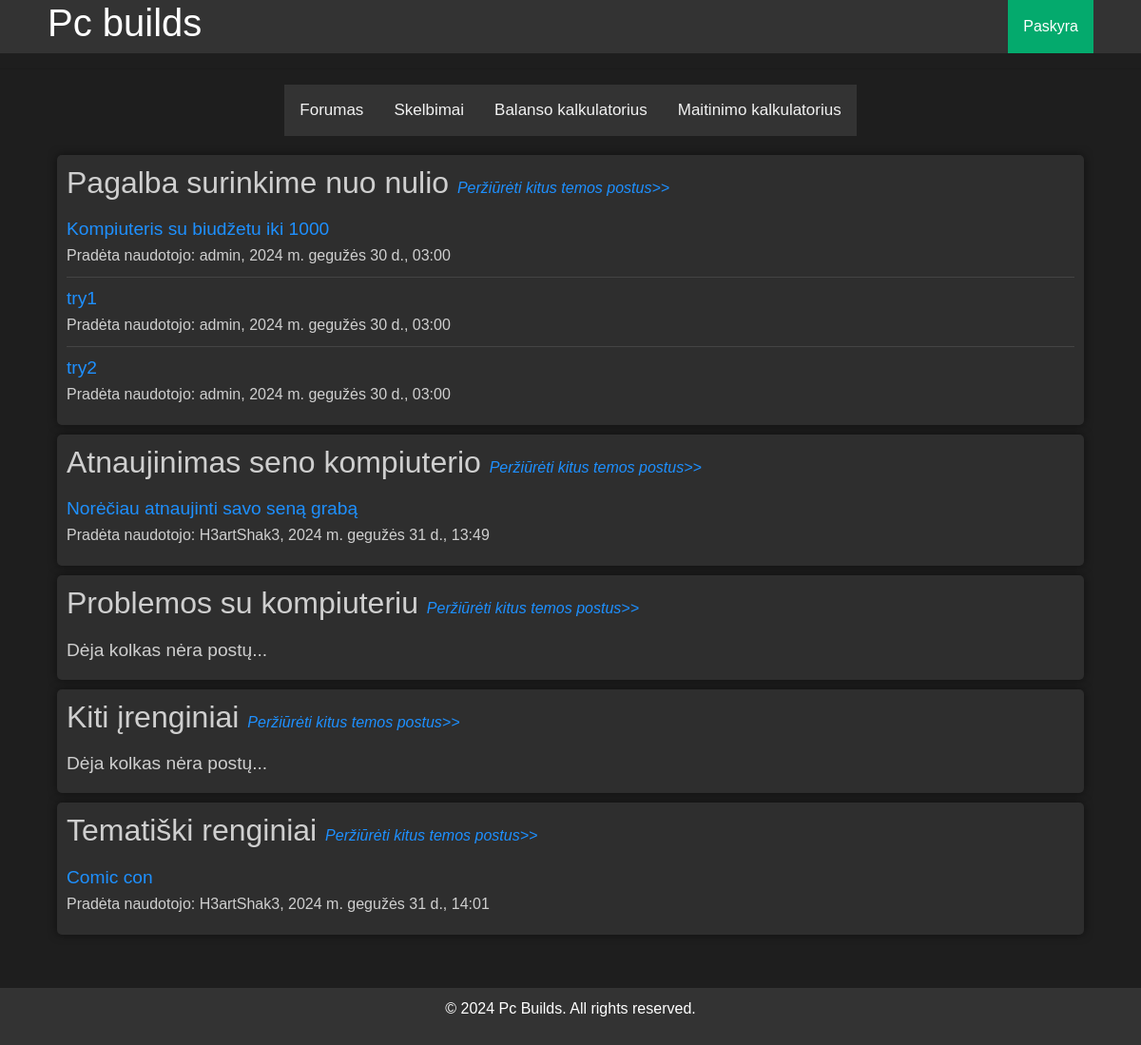
Page /home/forum/ on the committed database.
### PCbuildingapp/models.py (models this page shows, shortened)
class Postai(models.Model):
    CATEGORY_LIST = (
        ('s', 'Pagalba surinkime nuo nulio'),
        ('a', 'Atnaujinimas seno kompiuterio'),
        ('p', 'Problemos su kompiuteriu'),
        ('k', 'Kiti įrenginiai'),
        ('r', 'Tematiški renginiai')
    )
    category = models.CharField(
        "Kategorija",
        max_length=1,
        choices=CATEGORY_LIST,
        default='s'
    )
    STATUS_LIST = (
        ('a', 'Aktyvi'),
        ('u', 'Uždaryta'),
        ('p', 'Paslėpta'),
        ('d', 'Ištrinta'),
        ('v', 'VIP')
    )
    status = models.CharField(
        "Statusas",
        max_length=1,
        choices=STATUS_LIST,
        default='a',
        blank=True,
        null=True
    )
    theme = models.CharField("Tema", max_length=150)
    description = models.CharField("Aprašymas", max_length=5000)
    ft_1 = models.ImageField("Paveiksliukas Nr. 1", upload_to='post_pics', default='no_photo.jpg')
    ft_2 = models.ImageField("Paveiksliukas Nr. 2", upload_to='post_pics', default='no_photo.jpg')
    ft_3 = models.ImageField("Paveiksliukas Nr. 3", upload_to='post_pics', default='no_photo.jpg')
    ft_4 = models.ImageField("Paveiksliukas Nr. 4", upload_to='post_pics', default='no_photo.jpg')
    ft_5 = models.ImageField("Paveiksliukas Nr. 5", upload_to='post_pics', default='no_photo.jpg')
    create_data = models.DateTimeField("Sukurimo data", auto_now_add=True, null=True, blank=True)
    creator = models.ForeignKey(User, on_delete=models.SET_NULL, null=True, blank=True)
    class Meta:
        verbose_name = 'Postas'
        verbose_name_plural = 'Postai'

### PCbuildingapp/views.py (the view)
# urls.py: path('forum/', views.get_postai, name='forum-main'),
def get_postai(reqest):
    postai_s = (Postai.objects
                .filter(Q(category__icontains='s'))
                .filter(~Q(status__icontains='p'))
                .filter(~Q(status__icontains='d'))
                .order_by('-create_data')[:3])
    postai_a = (Postai.objects
                .filter(Q(category__icontains='a'))
                .filter(~Q(status__icontains='p'))
                .filter(~Q(status__icontains='d'))
                .order_by('-create_data')[:3])
    postai_p = (Postai.objects
                .filter(Q(category__icontains='p'))
                .filter(~Q(status__icontains='p'))
                .filter(~Q(status__icontains='d'))
                .order_by('-create_data')[:3])
    postai_k = (Postai.objects
                .filter(Q(category__icontains='k'))
                .filter(~Q(status__icontains='p'))
                .filter(~Q(status__icontains='d'))
                .order_by('-create_data')[:3])
    postai_r = (Postai.objects
                .filter(Q(category__icontains='r'))
                .filter(~Q(status__icontains='p'))
                .filter(~Q(status__icontains='d'))
                .order_by('-create_data')[:3])
    context = {
        'postai_s': postai_s,
        'postai_a': postai_a,
        'postai_p': postai_p,
        'postai_k': postai_k,
        'postai_r': postai_r
    }
    return render(reqest, 'forum.html', context=context)

### PCbuildingapp/templates/forum.html (shortened to what this page needs)
{% extends "base.html" %}
{% block content %}
<div class="container">
        <div class="forum" style="margin-top: 10px;">
            <h2>Pagalba surinkime nuo nulio  <small><a href="{% url 'forum' 's' %}"><i>Peržiūrėti kitus temos postus>></i></a></small></h2>
            {% if postai_s %}
            {% for postas in postai_s %}
            <div class="thread">
                <h3><a href="{% url 'thread-one' postas.id %}">{{ postas.theme }}</a></h3>
                <p>Pradėta naudotojo: {{ postas.creator }}, {{ postas.create_data }}</p>
            </div>
            {% endfor %}
            {% else %}
            <div class="thread">
                <h3>Dėja kolkas nėra postų...</h3>
            </div>
            {% endif %}
        </div>
    <div class="forum" style="margin-top: 10px;">
            <h2>Atnaujinimas seno kompiuterio  <small><a href="{% url 'forum' 'a' %}"><i>Peržiūrėti kitus temos postus>></i></a></small></h2>
            {% if postai_a %}
            {% for postas in postai_a %}
            <div class="thread">
                <h3><a href="{% url 'thread-one' postas.id %}">{{ postas.theme }}</a></h3>
                <p>Pradėta naudotojo: {{ postas.creator }}, {{ postas.create_data }}</p>
            </div>
            {% endfor %}
            {% else %}
            <div class="thread">
                <h3>Dėja kolkas nėra postų...</h3>
            </div>
            {% endif %}
        </div>
    <div class="forum" style="margin-top: 10px;">
            <h2>Problemos su kompiuteriu  <small><a href="{% url 'forum' 'p' %}"><i>Peržiūrėti kitus temos postus>></i></a></small></h2>
            {% if postai_p %}
            {% for postas in postai_p %}
            <div class="thread">
                <h3><a href="{% url 'thread-one' postas.id %}">{{ postas.theme }}</a></h3>
                <p>Pradėta naudotojo: {{ postas.creator }}, {{ postas.create_data }}</p>
            </div>
            {% endfor %}
            {% else %}
            <div class="thread">
                <h3>Dėja kolkas nėra postų...</h3>
            </div>
            {% endif %}
        </div>
    <div class="forum" style="margin-top: 10px;">
            <h2>Kiti įrenginiai  <small><a href="{% url 'forum' 'k' %}"><i>Peržiūrėti kitus temos postus>></i></a></small></h2>
            {% if postai_k %}
            {% for postas in postai_k %}
            <div class="thread">
                <h3><a href="{% url 'thread-one' postas.id %}">{{ postas.theme }}</a></h3>
                <p>Pradėta naudotojo: {{ postas.creator }}, {{ postas.create_data }}</p>
            </div>
            {% endfor %}
            {% else %}
            <div class="thread">
                <h3>Dėja kolkas nėra postų...</h3>
            </div>
            {% endif %}
        </div>
    <div class="forum" style="margin-top: 10px;">
            <h2>Tematiški renginiai  <small><a href="{% url 'forum' 'r' %}"><i>Peržiūrėti kitus temos postus>></i></a></small></h2>
            {% if postai_r %}
            {% for postas in postai_r %}
            <div class="thread">
                <h3><a href="{% url 'thread-one' postas.id %}">{{ postas.theme }}</a></h3>
                <p>Pradėta naudotojo: {{ postas.creator }}, {{ postas.create_data }}</p>
            </div>
            {% endfor %}
            {% else %}
            <div class="thread">
                <h3>Dėja kolkas nėra postų...</h3>
            </div>
            {% endif %}
        </div>
    </div>
<br>
<br>
<br>
<br>
{% endblock %}

### PCbuildingapp/static/css/main.css (style rules this page uses)
body { background-color: #1e1e1e; height: 100vh; color: #cfcfcf; font-family: Arial, sans-serif; margin: 0; padding: 0; }
.container { width: 100%; margin: 20px auto; }
.forum { background-color: #2e2e2e; border-radius: 5px; padding: 10px; box-shadow: 0 0 10px rgba(0,0,0,0.5); }
.forum h2 { margin-top: 0; }
.forum small { font-size: 16px; }
.thread { border-bottom: 1px solid #444; padding: 10px 0; }
.thread:last-child { border-bottom: none; }
.thread h3 { margin: 0; font-size: 1.2em; }
.thread p { margin: 5px 0 0; }
a { color: #1e90ff; text-decoration: none; }

### rows in the picture
Postai: theme "Kompiuteris su biudžetu iki 1000", creator "admin", create_data "2024 m. gegužės 30 d., 03:00"
Postai: theme "try1", creator "admin", create_data "2024 m. gegužės 30 d., 03:00"
Postai: theme "try2", creator "admin", create_data "2024 m. gegužės 30 d., 03:00"
Postai: theme "Norėčiau atnaujinti savo seną grabą", creator "H3artShak3", create_data "2024 m. gegužės 31 d., 13:49"
Postai: theme "Comic con", creator "H3artShak3", create_data "2024 m. gegužės 31 d., 14:01"
